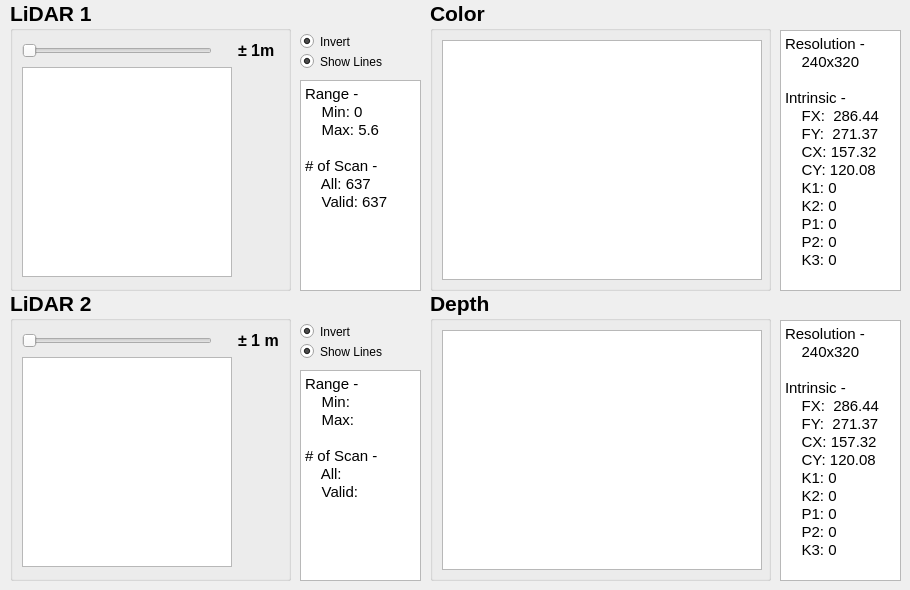
      <widget class="QWidget" name="Tab_VLSensor">
       <attribute name="title">
        <string>Vision, LiDAR</string>
       </attribute>
       <widget class="QGroupBox" name="Color_GroupBox">
        <property name="geometry">
         <rect>
          <x>430</x>
          <y>0</y>
          <width>341</width>
          <height>291</height>
         </rect>
        </property>
        <property name="font">
         <font>
          <pointsize>16</pointsize>
          <weight>75</weight>
          <bold>true</bold>
         </font>
        </property>
        <property name="autoFillBackground">
         <bool>false</bool>
        </property>
        <property name="title">
         <string>Color</string>
        </property>
        <layout class="QGridLayout" name="gridLayout_6">
         <item row="0" column="0">
          <widget class="QGraphicsView" name="Color_Graphics">
           <property name="sizePolicy">
            <sizepolicy hsizetype="Minimum" vsizetype="Minimum">
             <horstretch>0</horstretch>
             <verstretch>0</verstretch>
            </sizepolicy>
           </property>
           <property name="minimumSize">
            <size>
             <width>320</width>
             <height>240</height>
            </size>
           </property>
           <property name="maximumSize">
            <size>
             <width>320</width>
             <height>240</height>
            </size>
           </property>
           <property name="verticalScrollBarPolicy">
            <enum>Qt::ScrollBarAlwaysOff</enum>
           </property>
           <property name="horizontalScrollBarPolicy">
            <enum>Qt::ScrollBarAlwaysOff</enum>
           </property>
          </widget>
         </item>
        </layout>
       </widget>
       <widget class="QGroupBox" name="LiDAR1_GroupBox">
        <property name="geometry">
         <rect>
          <x>10</x>
          <y>0</y>
          <width>281</width>
          <height>291</height>
         </rect>
        </property>
        <property name="font">
         <font>
          <pointsize>16</pointsize>
          <weight>75</weight>
          <bold>true</bold>
         </font>
        </property>
        <property name="autoFillBackground">
         <bool>false</bool>
        </property>
        <property name="title">
         <string>LiDAR 1</string>
        </property>
        <layout class="QGridLayout" name="gridLayout_8">
         <item row="0" column="0">
          <widget class="QSlider" name="LiDAR1_Slider_Range">
           <property name="sizePolicy">
            <sizepolicy hsizetype="Minimum" vsizetype="Fixed">
             <horstretch>0</horstretch>
             <verstretch>0</verstretch>
            </sizepolicy>
           </property>
           <property name="minimumSize">
            <size>
             <width>190</width>
             <height>0</height>
            </size>
           </property>
           <property name="maximumSize">
            <size>
             <width>190</width>
             <height>16777215</height>
            </size>
           </property>
           <property name="minimum">
            <number>1</number>
           </property>
           <property name="maximum">
            <number>60</number>
           </property>
           <property name="pageStep">
            <number>1</number>
           </property>
           <property name="orientation">
            <enum>Qt::Horizontal</enum>
           </property>
           <property name="invertedControls">
            <bool>true</bool>
           </property>
          </widget>
         </item>
         <item row="1" column="0">
          <widget class="QGraphicsView" name="LiDAR1_Graphics">
           <property name="sizePolicy">
            <sizepolicy hsizetype="Minimum" vsizetype="Minimum">
             <horstretch>0</horstretch>
             <verstretch>0</verstretch>
            </sizepolicy>
           </property>
           <property name="minimumSize">
            <size>
             <width>210</width>
             <height>210</height>
            </size>
           </property>
           <property name="maximumSize">
            <size>
             <width>210</width>
             <height>210</height>
            </size>
           </property>
           <property name="verticalScrollBarPolicy">
            <enum>Qt::ScrollBarAlwaysOff</enum>
           </property>
           <property name="horizontalScrollBarPolicy">
            <enum>Qt::ScrollBarAlwaysOff</enum>
           </property>
          </widget>
         </item>
         <item row="0" column="1">
          <widget class="QLabel" name="LiDAR1_Label_Range">
           <property name="font">
            <font>
             <pointsize>12</pointsize>
            </font>
           </property>
           <property name="text">
            <string>± 1m</string>
           </property>
          </widget>
         </item>
        </layout>
       </widget>
       <widget class="QGroupBox" name="LiDAR2_GroupBox">
        <property name="geometry">
         <rect>
          <x>10</x>
          <y>290</y>
          <width>281</width>
          <height>291</height>
         </rect>
        </property>
        <property name="font">
         <font>
          <pointsize>16</pointsize>
          <weight>75</weight>
          <bold>true</bold>
         </font>
        </property>
        <property name="autoFillBackground">
         <bool>false</bool>
        </property>
        <property name="title">
         <string>LiDAR 2</string>
        </property>
        <layout class="QGridLayout" name="gridLayout_9">
         <item row="0" column="0">
          <widget class="QSlider" name="LiDAR2_Slider_Range">
           <property name="sizePolicy">
            <sizepolicy hsizetype="Minimum" vsizetype="Fixed">
             <horstretch>0</horstretch>
             <verstretch>0</verstretch>
            </sizepolicy>
           </property>
           <property name="minimumSize">
            <size>
             <width>190</width>
             <height>0</height>
            </size>
           </property>
           <property name="maximumSize">
            <size>
             <width>190</width>
             <height>16777215</height>
            </size>
           </property>
           <property name="minimum">
            <number>1</number>
           </property>
           <property name="maximum">
            <number>60</number>
           </property>
           <property name="pageStep">
            <number>1</number>
           </property>
           <property name="orientation">
            <enum>Qt::Horizontal</enum>
           </property>
           <property name="invertedControls">
            <bool>true</bool>
           </property>
          </widget>
         </item>
         <item row="1" column="0">
          <widget class="QGraphicsView" name="LiDAR2_Graphics">
           <property name="sizePolicy">
            <sizepolicy hsizetype="Minimum" vsizetype="Minimum">
             <horstretch>0</horstretch>
             <verstretch>0</verstretch>
            </sizepolicy>
           </property>
           <property name="minimumSize">
            <size>
             <width>210</width>
             <height>210</height>
            </size>
           </property>
           <property name="maximumSize">
            <size>
             <width>210</width>
             <height>210</height>
            </size>
           </property>
           <property name="verticalScrollBarPolicy">
            <enum>Qt::ScrollBarAlwaysOff</enum>
           </property>
           <property name="horizontalScrollBarPolicy">
            <enum>Qt::ScrollBarAlwaysOff</enum>
           </property>
          </widget>
         </item>
         <item row="0" column="1">
          <widget class="QLabel" name="LiDAR2_Label_Range">
           <property name="font">
            <font>
             <pointsize>12</pointsize>
            </font>
           </property>
           <property name="text">
            <string>± 1 m</string>
           </property>
          </widget>
         </item>
        </layout>
       </widget>
       <widget class="QGroupBox" name="Depth_GroupBox">
        <property name="geometry">
         <rect>
          <x>430</x>
          <y>290</y>
          <width>341</width>
          <height>291</height>
         </rect>
        </property>
        <property name="font">
         <font>
          <pointsize>16</pointsize>
          <weight>75</weight>
          <bold>true</bold>
         </font>
        </property>
        <property name="autoFillBackground">
         <bool>false</bool>
        </property>
        <property name="title">
         <string>Depth</string>
        </property>
        <layout class="QGridLayout" name="gridLayout_11">
         <item row="0" column="0">
          <widget class="QGraphicsView" name="Depth_Graphics">
           <property name="sizePolicy">
            <sizepolicy hsizetype="Minimum" vsizetype="Minimum">
             <horstretch>0</horstretch>
             <verstretch>0</verstretch>
            </sizepolicy>
           </property>
           <property name="minimumSize">
            <size>
             <width>320</width>
             <height>240</height>
            </size>
           </property>
           <property name="maximumSize">
            <size>
             <width>320</width>
             <height>240</height>
            </size>
           </property>
           <property name="verticalScrollBarPolicy">
            <enum>Qt::ScrollBarAlwaysOff</enum>
           </property>
           <property name="horizontalScrollBarPolicy">
            <enum>Qt::ScrollBarAlwaysOff</enum>
           </property>
          </widget>
         </item>
        </layout>
       </widget>
       <widget class="QRadioButton" name="LiDAR1_Btn_InvertZ">
        <property name="geometry">
         <rect>
          <x>300</x>
          <y>30</y>
          <width>112</width>
          <height>23</height>
         </rect>
        </property>
        <property name="text">
         <string>Invert</string>
        </property>
        <property name="checked">
         <bool>true</bool>
        </property>
        <property name="autoExclusive">
         <bool>false</bool>
        </property>
       </widget>
       <widget class="QRadioButton" name="LiDAR2_Btn_InvertZ">
        <property name="enabled">
         <bool>true</bool>
        </property>
        <property name="geometry">
         <rect>
          <x>300</x>
          <y>320</y>
          <width>112</width>
          <height>23</height>
         </rect>
        </property>
        <property name="text">
         <string>Invert</string>
        </property>
        <property name="checkable">
         <bool>true</bool>
        </property>
        <property name="checked">
         <bool>true</bool>
        </property>
        <property name="autoRepeat">
         <bool>false</bool>
        </property>
        <property name="autoExclusive">
         <bool>false</bool>
        </property>
       </widget>
       <widget class="QTextBrowser" name="LiDAR1_Text_Info">
        <property name="geometry">
         <rect>
          <x>300</x>
          <y>80</y>
          <width>121</width>
          <height>211</height>
         </rect>
        </property>
        <property name="html">
         <string>&lt;!DOCTYPE HTML PUBLIC &quot;-//W3C//DTD HTML 4.0//EN&quot; &quot;http://www.w3.org/TR/REC-html40/strict.dtd&quot;&gt;
&lt;html&gt;&lt;head&gt;&lt;meta name=&quot;qrichtext&quot; content=&quot;1&quot; /&gt;&lt;style type=&quot;text/css&quot;&gt;
p, li { white-space: pre-wrap; }
&lt;/style&gt;&lt;/head&gt;&lt;body style=&quot; font-family:'Ubuntu'; font-size:12pt; font-weight:600; font-style:normal;&quot;&gt;
&lt;p style=&quot; margin-top:0px; margin-bottom:0px; margin-left:0px; margin-right:0px; -qt-block-indent:0; text-indent:0px;&quot;&gt;&lt;span style=&quot; font-size:11pt; font-weight:400;&quot;&gt;Range -&lt;/span&gt;&lt;/p&gt;
&lt;p style=&quot; margin-top:0px; margin-bottom:0px; margin-left:0px; margin-right:0px; -qt-block-indent:0; text-indent:0px;&quot;&gt;&lt;span style=&quot; font-size:11pt; font-weight:400;&quot;&gt;    Min: 0&lt;/span&gt;&lt;/p&gt;
&lt;p style=&quot; margin-top:0px; margin-bottom:0px; margin-left:0px; margin-right:0px; -qt-block-indent:0; text-indent:0px;&quot;&gt;&lt;span style=&quot; font-size:11pt; font-weight:400;&quot;&gt;    Max: 5.6&lt;/span&gt;&lt;/p&gt;
&lt;p style=&quot;-qt-paragraph-type:empty; margin-top:0px; margin-bottom:0px; margin-left:0px; margin-right:0px; -qt-block-indent:0; text-indent:0px; font-size:11pt; font-weight:400;&quot;&gt;&lt;br /&gt;&lt;/p&gt;
&lt;p style=&quot; margin-top:0px; margin-bottom:0px; margin-left:0px; margin-right:0px; -qt-block-indent:0; text-indent:0px;&quot;&gt;&lt;span style=&quot; font-size:11pt; font-weight:400;&quot;&gt;# of Scan -&lt;/span&gt;&lt;/p&gt;
&lt;p style=&quot; margin-top:0px; margin-bottom:0px; margin-left:0px; margin-right:0px; -qt-block-indent:0; text-indent:0px;&quot;&gt;&lt;span style=&quot; font-size:11pt; font-weight:400;&quot;&gt;    All: 637&lt;/span&gt;&lt;/p&gt;
&lt;p style=&quot; margin-top:0px; margin-bottom:0px; margin-left:0px; margin-right:0px; -qt-block-indent:0; text-indent:0px;&quot;&gt;&lt;span style=&quot; font-size:11pt; font-weight:400;&quot;&gt;    Valid: 637&lt;/span&gt;&lt;/p&gt;&lt;/body&gt;&lt;/html&gt;</string>
        </property>
       </widget>
       <widget class="QTextBrowser" name="LiDAR2_Text_Info">
        <property name="geometry">
         <rect>
          <x>300</x>
          <y>370</y>
          <width>121</width>
          <height>211</height>
         </rect>
        </property>
        <property name="html">
         <string>&lt;!DOCTYPE HTML PUBLIC &quot;-//W3C//DTD HTML 4.0//EN&quot; &quot;http://www.w3.org/TR/REC-html40/strict.dtd&quot;&gt;
&lt;html&gt;&lt;head&gt;&lt;meta name=&quot;qrichtext&quot; content=&quot;1&quot; /&gt;&lt;style type=&quot;text/css&quot;&gt;
p, li { white-space: pre-wrap; }
&lt;/style&gt;&lt;/head&gt;&lt;body style=&quot; font-family:'Ubuntu'; font-size:12pt; font-weight:600; font-style:normal;&quot;&gt;
&lt;p style=&quot; margin-top:0px; margin-bottom:0px; margin-left:0px; margin-right:0px; -qt-block-indent:0; text-indent:0px;&quot;&gt;&lt;span style=&quot; font-size:11pt; font-weight:400;&quot;&gt;Range -&lt;/span&gt;&lt;/p&gt;
&lt;p style=&quot; margin-top:0px; margin-bottom:0px; margin-left:0px; margin-right:0px; -qt-block-indent:0; text-indent:0px;&quot;&gt;&lt;span style=&quot; font-size:11pt; font-weight:400;&quot;&gt;    Min:&lt;/span&gt;&lt;/p&gt;
&lt;p style=&quot; margin-top:0px; margin-bottom:0px; margin-left:0px; margin-right:0px; -qt-block-indent:0; text-indent:0px;&quot;&gt;&lt;span style=&quot; font-size:11pt; font-weight:400;&quot;&gt;    Max:&lt;/span&gt;&lt;/p&gt;
&lt;p style=&quot;-qt-paragraph-type:empty; margin-top:0px; margin-bottom:0px; margin-left:0px; margin-right:0px; -qt-block-indent:0; text-indent:0px; font-size:11pt; font-weight:400;&quot;&gt;&lt;br /&gt;&lt;/p&gt;
&lt;p style=&quot; margin-top:0px; margin-bottom:0px; margin-left:0px; margin-right:0px; -qt-block-indent:0; text-indent:0px;&quot;&gt;&lt;span style=&quot; font-size:11pt; font-weight:400;&quot;&gt;# of Scan -&lt;/span&gt;&lt;/p&gt;
&lt;p style=&quot; margin-top:0px; margin-bottom:0px; margin-left:0px; margin-right:0px; -qt-block-indent:0; text-indent:0px;&quot;&gt;&lt;span style=&quot; font-size:11pt; font-weight:400;&quot;&gt;    All:&lt;/span&gt;&lt;/p&gt;
&lt;p style=&quot; margin-top:0px; margin-bottom:0px; margin-left:0px; margin-right:0px; -qt-block-indent:0; text-indent:0px;&quot;&gt;&lt;span style=&quot; font-size:11pt; font-weight:400;&quot;&gt;    Valid:&lt;/span&gt;&lt;/p&gt;&lt;/body&gt;&lt;/html&gt;</string>
        </property>
       </widget>
       <widget class="QTextBrowser" name="Color_Text_Info">
        <property name="geometry">
         <rect>
          <x>780</x>
          <y>30</y>
          <width>121</width>
          <height>261</height>
         </rect>
        </property>
        <property name="html">
         <string>&lt;!DOCTYPE HTML PUBLIC &quot;-//W3C//DTD HTML 4.0//EN&quot; &quot;http://www.w3.org/TR/REC-html40/strict.dtd&quot;&gt;
&lt;html&gt;&lt;head&gt;&lt;meta name=&quot;qrichtext&quot; content=&quot;1&quot; /&gt;&lt;style type=&quot;text/css&quot;&gt;
p, li { white-space: pre-wrap; }
&lt;/style&gt;&lt;/head&gt;&lt;body style=&quot; font-family:'Ubuntu'; font-size:12pt; font-weight:600; font-style:normal;&quot;&gt;
&lt;p style=&quot; margin-top:0px; margin-bottom:0px; margin-left:0px; margin-right:0px; -qt-block-indent:0; text-indent:0px;&quot;&gt;&lt;span style=&quot; font-size:11pt; font-weight:400;&quot;&gt;Resolution -&lt;/span&gt;&lt;/p&gt;
&lt;p style=&quot; margin-top:0px; margin-bottom:0px; margin-left:0px; margin-right:0px; -qt-block-indent:0; text-indent:0px;&quot;&gt;&lt;span style=&quot; font-size:11pt; font-weight:400;&quot;&gt;    240x320&lt;/span&gt;&lt;/p&gt;
&lt;p style=&quot;-qt-paragraph-type:empty; margin-top:0px; margin-bottom:0px; margin-left:0px; margin-right:0px; -qt-block-indent:0; text-indent:0px; font-size:11pt; font-weight:400;&quot;&gt;&lt;br /&gt;&lt;/p&gt;
&lt;p style=&quot; margin-top:0px; margin-bottom:0px; margin-left:0px; margin-right:0px; -qt-block-indent:0; text-indent:0px;&quot;&gt;&lt;span style=&quot; font-size:11pt; font-weight:400;&quot;&gt;Intrinsic -&lt;/span&gt;&lt;/p&gt;
&lt;p style=&quot; margin-top:0px; margin-bottom:0px; margin-left:0px; margin-right:0px; -qt-block-indent:0; text-indent:0px;&quot;&gt;&lt;span style=&quot; font-size:11pt; font-weight:400;&quot;&gt;    FX:  286.44&lt;/span&gt;&lt;/p&gt;
&lt;p style=&quot; margin-top:0px; margin-bottom:0px; margin-left:0px; margin-right:0px; -qt-block-indent:0; text-indent:0px;&quot;&gt;&lt;span style=&quot; font-size:11pt; font-weight:400;&quot;&gt;    FY:  271.37&lt;/span&gt;&lt;/p&gt;
&lt;p style=&quot; margin-top:0px; margin-bottom:0px; margin-left:0px; margin-right:0px; -qt-block-indent:0; text-indent:0px;&quot;&gt;&lt;span style=&quot; font-size:11pt; font-weight:400;&quot;&gt;    CX: 157.32&lt;/span&gt;&lt;/p&gt;
&lt;p style=&quot; margin-top:0px; margin-bottom:0px; margin-left:0px; margin-right:0px; -qt-block-indent:0; text-indent:0px;&quot;&gt;&lt;span style=&quot; font-size:11pt; font-weight:400;&quot;&gt;    CY: 120.08&lt;/span&gt;&lt;/p&gt;
&lt;p style=&quot; margin-top:0px; margin-bottom:0px; margin-left:0px; margin-right:0px; -qt-block-indent:0; text-indent:0px;&quot;&gt;&lt;span style=&quot; font-size:11pt; font-weight:400;&quot;&gt;    K1: 0&lt;/span&gt;&lt;/p&gt;
&lt;p style=&quot; margin-top:0px; margin-bottom:0px; margin-left:0px; margin-right:0px; -qt-block-indent:0; text-indent:0px;&quot;&gt;&lt;span style=&quot; font-size:11pt; font-weight:400;&quot;&gt;    K2: 0&lt;/span&gt;&lt;/p&gt;
&lt;p style=&quot; margin-top:0px; margin-bottom:0px; margin-left:0px; margin-right:0px; -qt-block-indent:0; text-indent:0px;&quot;&gt;&lt;span style=&quot; font-size:11pt; font-weight:400;&quot;&gt;    P1: 0&lt;/span&gt;&lt;/p&gt;
&lt;p style=&quot; margin-top:0px; margin-bottom:0px; margin-left:0px; margin-right:0px; -qt-block-indent:0; text-indent:0px;&quot;&gt;&lt;span style=&quot; font-size:11pt; font-weight:400;&quot;&gt;    P2: 0&lt;/span&gt;&lt;/p&gt;
&lt;p style=&quot; margin-top:0px; margin-bottom:0px; margin-left:0px; margin-right:0px; -qt-block-indent:0; text-indent:0px;&quot;&gt;&lt;span style=&quot; font-size:11pt; font-weight:400;&quot;&gt;    K3: 0&lt;/span&gt;&lt;/p&gt;&lt;/body&gt;&lt;/html&gt;</string>
        </property>
       </widget>
       <widget class="QTextBrowser" name="Depth_Text_Info">
        <property name="geometry">
         <rect>
          <x>780</x>
          <y>320</y>
          <width>121</width>
          <height>261</height>
         </rect>
        </property>
        <property name="html">
         <string>&lt;!DOCTYPE HTML PUBLIC &quot;-//W3C//DTD HTML 4.0//EN&quot; &quot;http://www.w3.org/TR/REC-html40/strict.dtd&quot;&gt;
&lt;html&gt;&lt;head&gt;&lt;meta name=&quot;qrichtext&quot; content=&quot;1&quot; /&gt;&lt;style type=&quot;text/css&quot;&gt;
p, li { white-space: pre-wrap; }
&lt;/style&gt;&lt;/head&gt;&lt;body style=&quot; font-family:'Ubuntu'; font-size:12pt; font-weight:600; font-style:normal;&quot;&gt;
&lt;p style=&quot; margin-top:0px; margin-bottom:0px; margin-left:0px; margin-right:0px; -qt-block-indent:0; text-indent:0px;&quot;&gt;&lt;span style=&quot; font-size:11pt; font-weight:400;&quot;&gt;Resolution -&lt;/span&gt;&lt;/p&gt;
&lt;p style=&quot; margin-top:0px; margin-bottom:0px; margin-left:0px; margin-right:0px; -qt-block-indent:0; text-indent:0px;&quot;&gt;&lt;span style=&quot; font-size:11pt; font-weight:400;&quot;&gt;    240x320&lt;/span&gt;&lt;/p&gt;
&lt;p style=&quot;-qt-paragraph-type:empty; margin-top:0px; margin-bottom:0px; margin-left:0px; margin-right:0px; -qt-block-indent:0; text-indent:0px; font-size:11pt; font-weight:400;&quot;&gt;&lt;br /&gt;&lt;/p&gt;
&lt;p style=&quot; margin-top:0px; margin-bottom:0px; margin-left:0px; margin-right:0px; -qt-block-indent:0; text-indent:0px;&quot;&gt;&lt;span style=&quot; font-size:11pt; font-weight:400;&quot;&gt;Intrinsic -&lt;/span&gt;&lt;/p&gt;
&lt;p style=&quot; margin-top:0px; margin-bottom:0px; margin-left:0px; margin-right:0px; -qt-block-indent:0; text-indent:0px;&quot;&gt;&lt;span style=&quot; font-size:11pt; font-weight:400;&quot;&gt;    FX:  286.44&lt;/span&gt;&lt;/p&gt;
&lt;p style=&quot; margin-top:0px; margin-bottom:0px; margin-left:0px; margin-right:0px; -qt-block-indent:0; text-indent:0px;&quot;&gt;&lt;span style=&quot; font-size:11pt; font-weight:400;&quot;&gt;    FY:  271.37&lt;/span&gt;&lt;/p&gt;
&lt;p style=&quot; margin-top:0px; margin-bottom:0px; margin-left:0px; margin-right:0px; -qt-block-indent:0; text-indent:0px;&quot;&gt;&lt;span style=&quot; font-size:11pt; font-weight:400;&quot;&gt;    CX: 157.32&lt;/span&gt;&lt;/p&gt;
&lt;p style=&quot; margin-top:0px; margin-bottom:0px; margin-left:0px; margin-right:0px; -qt-block-indent:0; text-indent:0px;&quot;&gt;&lt;span style=&quot; font-size:11pt; font-weight:400;&quot;&gt;    CY: 120.08&lt;/span&gt;&lt;/p&gt;
&lt;p style=&quot; margin-top:0px; margin-bottom:0px; margin-left:0px; margin-right:0px; -qt-block-indent:0; text-indent:0px;&quot;&gt;&lt;span style=&quot; font-size:11pt; font-weight:400;&quot;&gt;    K1: 0&lt;/span&gt;&lt;/p&gt;
&lt;p style=&quot; margin-top:0px; margin-bottom:0px; margin-left:0px; margin-right:0px; -qt-block-indent:0; text-indent:0px;&quot;&gt;&lt;span style=&quot; font-size:11pt; font-weight:400;&quot;&gt;    K2: 0&lt;/span&gt;&lt;/p&gt;
&lt;p style=&quot; margin-top:0px; margin-bottom:0px; margin-left:0px; margin-right:0px; -qt-block-indent:0; text-indent:0px;&quot;&gt;&lt;span style=&quot; font-size:11pt; font-weight:400;&quot;&gt;    P1: 0&lt;/span&gt;&lt;/p&gt;
&lt;p style=&quot; margin-top:0px; margin-bottom:0px; margin-left:0px; margin-right:0px; -qt-block-indent:0; text-indent:0px;&quot;&gt;&lt;span style=&quot; font-size:11pt; font-weight:400;&quot;&gt;    P2: 0&lt;/span&gt;&lt;/p&gt;
&lt;p style=&quot; margin-top:0px; margin-bottom:0px; margin-left:0px; margin-right:0px; -qt-block-indent:0; text-indent:0px;&quot;&gt;&lt;span style=&quot; font-size:11pt; font-weight:400;&quot;&gt;    K3: 0&lt;/span&gt;&lt;/p&gt;&lt;/body&gt;&lt;/html&gt;</string>
        </property>
       </widget>
       <widget class="QRadioButton" name="LiDAR1_Btn_ShowLines">
        <property name="geometry">
         <rect>
          <x>300</x>
          <y>50</y>
          <width>112</width>
          <height>23</height>
         </rect>
        </property>
        <property name="text">
         <string>Show Lines</string>
        </property>
        <property name="checked">
         <bool>true</bool>
        </property>
        <property name="autoExclusive">
         <bool>false</bool>
        </property>
       </widget>
       <widget class="QRadioButton" name="LiDAR2_Btn_ShowLines">
        <property name="geometry">
         <rect>
          <x>300</x>
          <y>340</y>
          <width>112</width>
          <height>23</height>
         </rect>
        </property>
        <property name="text">
         <string>Show Lines</string>
        </property>
        <property name="checked">
         <bool>true</bool>
        </property>
        <property name="autoExclusive">
         <bool>false</bool>
        </property>
       </widget>
      </widget>
